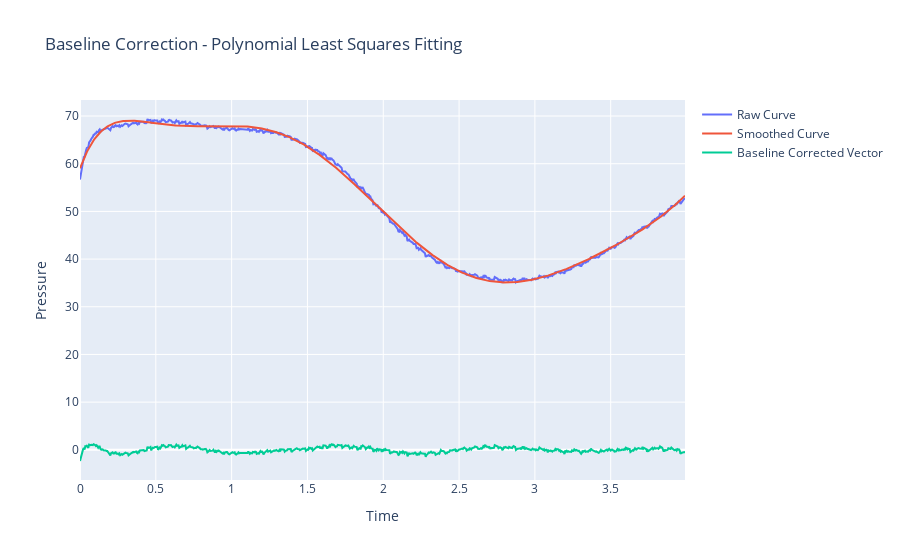

Notebook code cell kept with this figure:
### Code cell
"""
2. Polynomial Least Squares Fitting
- fit a polynomial of degree <degree> to the original signal, to simulate a blank chromatogram and subtract it from the original signal 
"""
coefficients = np.polyfit(time, pressure_vector, 8)  # degree 3 polynomial
smoothed_vector = np.polyval(coefficients, time)
# baseline correction by subtracting the smoothed vector from the original pressure vector
baseline_corrected_vector = pressure_vector - smoothed_vector
fig = go.Figure()
fig.add_trace(go.Scatter(x=time, y=pressure_vector, mode='lines', name='Raw Curve'))
fig.add_trace(go.Scatter(x=time, y=smoothed_vector, mode='lines', name='Smoothed Curve'))
fig.add_trace(go.Scatter(x=time, y=baseline_corrected_vector, mode='lines', name='Baseline Corrected Vector'))
fig.update_layout(title='Baseline Correction - Polynomial Least Squares Fitting', xaxis_title='Time', yaxis_title='Pressure')
fig.show()
fig.write_image("dev/figures/fig_baseline_correction_polynomial_least_squares_fitting.png", width=1100, height= 350, scale = 3)

### Figure 1 — Plotly figure (JSON) as saved in the notebook; plotly's stock layout.template omitted (floating-point values rounded to 4 significant figures; data arrays with more than 128 entries replaced by an {"elided": "..."} marker saying what was removed)
{"data": [{"mode": "lines", "name": "Raw Curve", "type": "scatter", "x": {"elided": "799 float values"}, "y": {"elided": "799 float values"}}, {"mode": "lines", "name": "Smoothed Curve", "type": "scatter", "x": {"elided": "799 float values"}, "y": {"elided": "799 float values"}}, {"mode": "lines", "name": "Baseline Corrected Vector", "type": "scatter", "x": {"elided": "799 float values"}, "y": {"elided": "799 float values"}}], "layout": {"title": {"text": "Baseline Correction - Polynomial Least Squares Fitting"}, "xaxis": {"title": {"text": "Time"}}, "yaxis": {"title": {"text": "Pressure"}}}}
